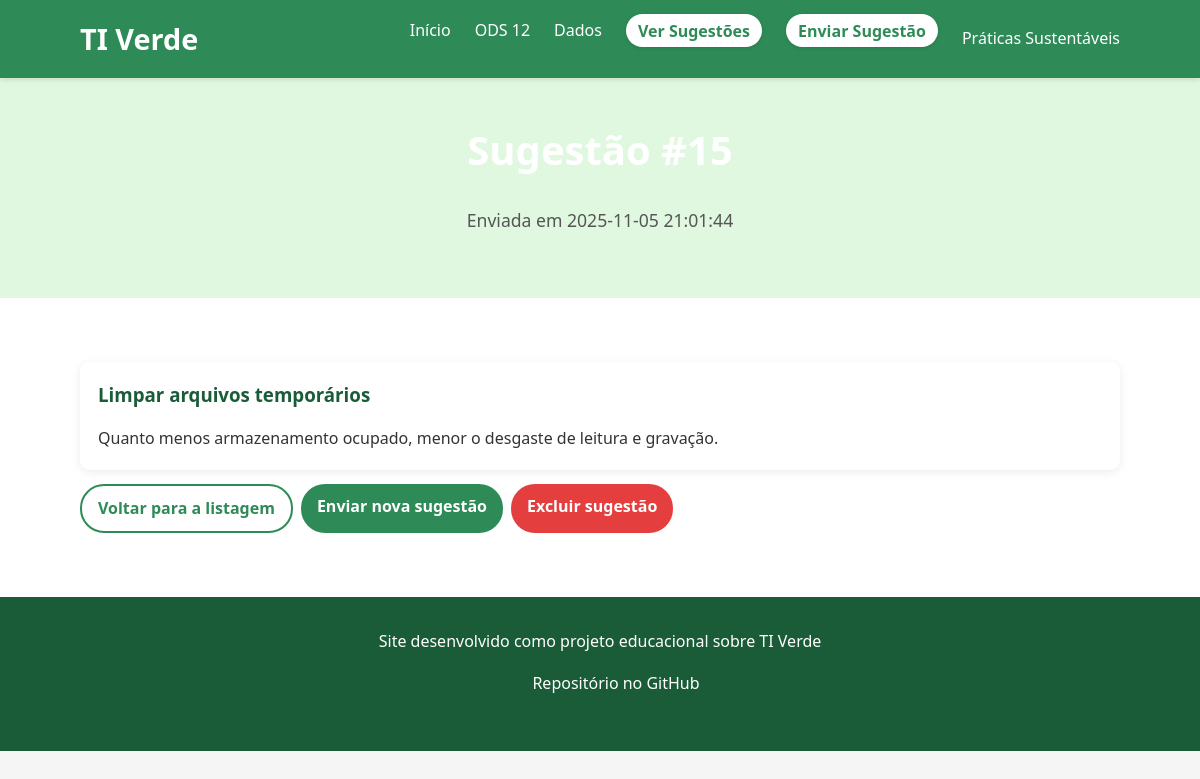
Screenshot of /mensagem.php?id=15 with the database file from the repository.
### tables this page shows
CREATE TABLE sugestao (
        id INTEGER PRIMARY KEY AUTOINCREMENT,
        titulo TEXT NOT NULL,
        mensagem TEXT NOT NULL,
        data TEXT NOT NULL
    );

### mensagem.php (the view, shortened to what this page needs)
<?php
$dbPath = __DIR__ . DIRECTORY_SEPARATOR . 'banco.db';
$id = isset($_GET['id']) ? (int)$_GET['id'] : 0;
try {
    $pdo = new PDO('sqlite:' . $dbPath);
    $pdo->setAttribute(PDO::ATTR_ERRMODE, PDO::ERRMODE_EXCEPTION);
    $stmt = $pdo->prepare('SELECT id, titulo, mensagem, data FROM sugestao WHERE id = :id LIMIT 1');
    $stmt->execute([':id' => $id]);
    $row = $stmt->fetch(PDO::FETCH_ASSOC);
    $titulo   = htmlspecialchars($row['titulo']);
    $mensagem = nl2br(htmlspecialchars($row['mensagem']));
    $data     = htmlspecialchars($row['data']);
    ?>
    <!DOCTYPE html>
    <html lang="pt-br">
    <head>
        <link rel="stylesheet" href="css/styles.css">
    </head>
    <body>
        <header>
            <div class="container">
                <h1>TI Verde</h1>
                <nav>
                    <ul>
                        <li><a href="index.php">Início</a></li>
                        <li><a href="ods12.html">ODS 12</a></li>
                        <li><a href="dados.html">Dados</a></li>
                        <li><a href="listar.php" class="nav-button">Ver Sugestões</a></li>
                        <li><a href="index.php#sugestao" class="nav-button">Enviar Sugestão</a></li>
                        <li class="dropdown">
                            <div class="dropbtn-mobile">Práticas Sustentáveis</div>
                        </li>
                    </ul>
                </nav>
            </div>
        </header>
        <main>
            <section class="hero detail-hero">
                <div class="container">
                    <h2>Sugestão #<?php echo (int)$row['id']; ?></h2>
                    <p class="detail-meta">Enviada em <?php echo $data; ?></p>
                </div>
            </section>
            <section class="content-section">
                <div class="container">
                    <div class="detail-card">
                        <h3><?php echo $titulo; ?></h3>
                        <p><?php echo $mensagem; ?></p>
                    </div>
                    <p style="margin-top:14px; display:flex; gap:8px; flex-wrap:wrap">
                        <a class="btn btn-secondary" href="listar.php">Voltar para a listagem</a>
                        <a class="btn btn-primary" href="index.php#sugestao">Enviar nova sugestão</a>
                        <a class="btn btn-danger" href="excluir.php?id=<?php echo (int)$row['id']; ?>">Excluir sugestão</a>
                    </p>
                </div>
            </section>
        </main>
        <footer>
            <div class="container">
                <p>Site desenvolvido como projeto educacional sobre TI Verde</p>
                <p>
                    <a href="https://github.com/seu-usuario/projeto-ti-verde" target="_blank">
                        <object data="img/github.svg" type="image/svg+xml" class="github-icon"></object>
                        Repositório no GitHub
                    </a>
                </p>
            </div>
        </footer>
    </body>
    </html>
    <?php
} catch (Throwable $e) {
    http_response_code(500);
    echo '<!doctype html><html lang="pt-br"><meta charset="utf-8"><title>Erro</title><body>';
    echo '<h1>Erro ao carregar sugestão</h1>';
    echo '<pre>' . htmlspecialchars($e->getMessage()) . '</pre>';
    echo '</body></html>';
}

### css/styles.css (style rules this page uses)
:root { --primary-color: #2e8b57; --secondary-color: #66cdaa; --dark-green: #1a5c38; --light-color: #f5f5f5; --text-color: #333; --accent-color: #e0f7e0; --ods12-color: #bf8b2e; --energy-color: #4caf50; --recycling-color: #8bc34a; --cloud-color: #03a9f4; --datacenter-color: #009688; }
* { margin: 0; padding: 0; box-sizing: border-box; }
body { font-family: 'Segoe UI', Tahoma, Geneva, Verdana, sans-serif; line-height: 1.6; color: var(--text-color); background-color: var(--light-color); }
.container { width: 90%; max-width: 1200px; margin: 0 auto; padding: 0 20px; }
h1, h2, h3 { color: var(--dark-green); margin-bottom: 1rem; }
a { color: var(--primary-color); text-decoration: none; transition: color 0.3s; }
ul { list-style-type: none; }
header { background-color: var(--primary-color); color: white; padding: 1rem 0; box-shadow: 0 2px 5px rgba(0, 0, 0, 0.1); position: sticky; top: 0; z-index: 100; }
header .container { display: flex; justify-content: space-between; align-items: center; }
header h1 { color: white; margin: 0; font-size: 1.8rem; }
nav ul { display: flex; gap: 1.5rem; }
nav a { color: white; font-weight: 500; padding: 0.5rem 0; position: relative; }
nav a::after { content: ''; position: absolute; bottom: 0; left: 0; width: 0; height: 2px; background-color: var(--accent-color); transition: width 0.3s; }
.nav-button { background: #ffffff; color: var(--primary-color); padding: 0.35rem 0.75rem; border-radius: 20px; font-weight: 600; box-shadow: 0 1px 4px rgba(0,0,0,0.12); }
.nav-button::after { display: none; }
.btn-danger { background: #e53e3e; color: #fff; }
.btn { display: inline-block; padding: 10px 16px; border-radius: 24px; font-weight: 600; transition: transform 0.2s, box-shadow 0.2s; }
.btn-primary { background: var(--primary-color); color: #fff; }
.btn-secondary { background: #fff; color: var(--primary-color); border: 2px solid var(--primary-color); }
.dropdown { position: relative; display: inline-block; }
.dropbtn-mobile { background: none; border: none; color: white; font-weight: 500; padding: 0.5rem 0; font-family: inherit; font-size: inherit; cursor: pointer; position: relative; }
.hero { background: linear-gradient(to right, var(--primary-color), var(--secondary-color)); color: white; padding: 4rem 0; text-align: center; }
.hero h2 { color: white; font-size: 2.5rem; margin-bottom: 1.5rem; }
.hero p { max-width: 800px; margin: 0 auto 1.5rem; font-size: 1.1rem; }
.content-section { padding: 4rem 0; background-color: white; }
footer { background-color: var(--dark-green); color: white; padding: 2rem 0; text-align: center; }
footer p { margin-bottom: 1rem; }
footer a { color: white; display: inline-flex; align-items: center; gap: 0.5rem; }
.github-icon { width: 24px; height: 24px; vertical-align: middle; }

### mensagem.php (style rules this page uses)
.detail-hero { background: var(--accent-color); padding: 40px 0; }
.detail-card { background: #fff; border-radius: 10px; padding: 18px; box-shadow: 0 2px 10px rgba(0,0,0,0.08); }
.detail-meta { color: #555; margin-bottom: 12px; }

### rows the page displays
sugestao: data "2025-11-05 21:01:44", titulo "Limpar arquivos temporários", mensagem "Quanto menos armazenamento ocupado, menor o desgaste de leitura e gravação."
